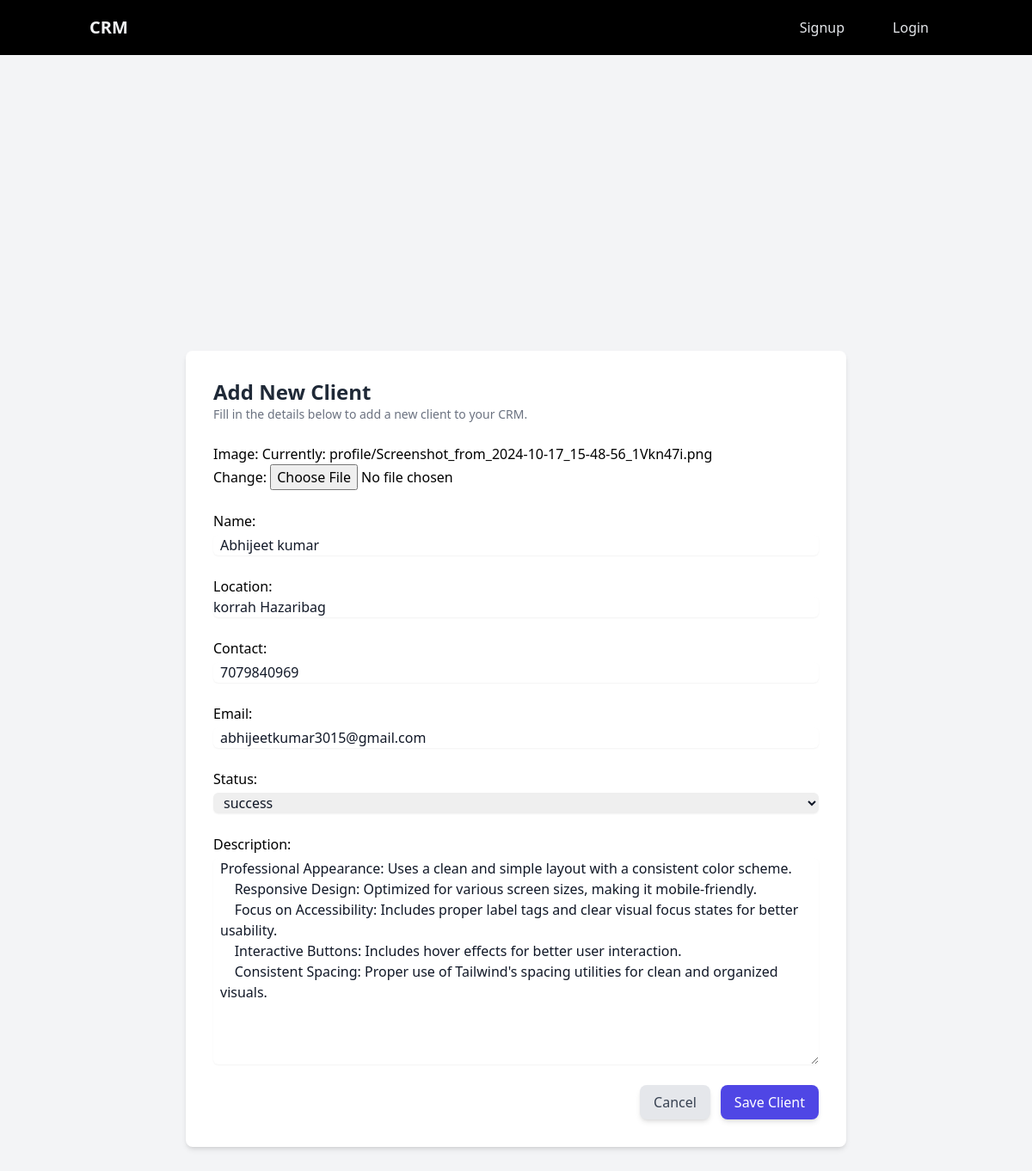
The page /client/edit-client/3/ on the database its author committed.
### app/models.py (models this page shows, shortened)
class PersonalDetailModel(models.Model):
    image=models.ImageField(upload_to='profile/')
    name=models.CharField(max_length=50)
    location=models.CharField(max_length=250)
    contact=models.IntegerField()
    email=models.EmailField()
    joining_date=models.DateField(auto_now_add=True)

class ClientModel(PersonalDetailModel):
    status=models.CharField(max_length=50,choices=(('process','process'),('Pending','Pending'),('success','success')))
    manage_by=models.ForeignKey(User,on_delete=models.CASCADE,related_name='client')
    description=models.TextField()

### client/views.py (the view, shortened to what this page needs)
# urls.py: path('edit-client/<int:pk>/',views.EditClientView.as_view(),name='edit_client'),
class EditClientView(View):
    template_name = 'add_client.html'  # Define template name for consistency
    def get_instance(self, pk):
        try:
            return models.ClientModel.objects.get(id=pk)
        except models.ClientModel.DoesNotExist:
            logger.error(f"Client with ID {pk} not found.")
            raise Http404("Client not found")
    def get(self, request, *args, **kwargs):
        instance = self.get_instance(kwargs['pk'])
        form = ClientForm(instance=instance)
        return render(request, self.template_name, {'form': form})

### client/templates/add_client.html (shortened to what this page needs)
{% extends 'base.html' %}
{% block content %}
<main class="bg-gray-100">
  <div class="min-h-screen flex items-center justify-center py-10 px-5">
    <div class="bg-white shadow-md rounded-lg w-full max-w-3xl p-8">
      <div class="mb-6">
        <h1 class="text-2xl font-bold text-gray-800">Add New Client</h1>
        <p class="text-sm text-gray-500">Fill in the details below to add a new client to your CRM.</p>
      </div>
      <form  method="POST" class="space-y-6" enctype="multipart/form-data" >
        {{form.as_p}}
        <div class="flex justify-end space-x-3">
          <a href="{% url 'clients' %}" type="reset"
            class="py-2 px-4 bg-gray-200 text-gray-700 rounded-lg shadow-md hover:bg-gray-300">
            Cancel
        </a>
          <button type="submit"
            class="py-2 px-4 bg-indigo-600 text-white rounded-lg shadow-md hover:bg-indigo-700">
            Save Client
          </button>
        </div>
      </form>
    </div>
  </div>
</main>
{% endblock %}

### rows shown on the page
PersonalDetailModel: name "Abhijeet kumar", location "korrah Hazaribag", email "abhijeetkumar3015@gmail.com"
ClientModel: status "success", description "Professional Appearance: Uses a clean and simple layout with a consistent color scheme. Responsive Design: Optimized for various screen sizes, making it mobile-friendly. Focus on Accessibility: Includes proper label tags and clear visual focus states for better usability. Interactive Buttons: Includes hover effects for better user interaction. Consistent Spacing: Proper use of Tailwind's spacing utilities for clean and organized visuals."
